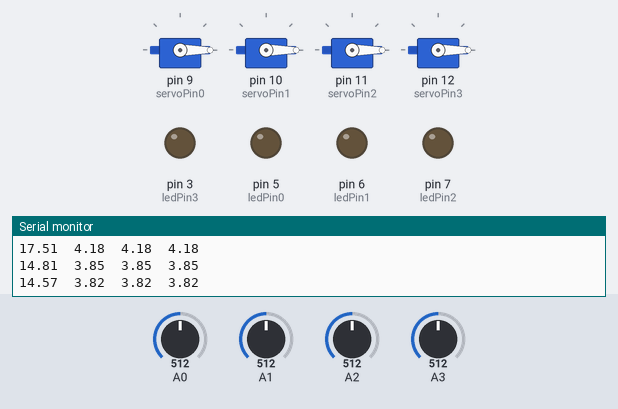
A sketch run on a simulated Arduino Uno, built with avr-gcc and run on an emulated ATmega328P. Parts: 4 × servo, output pins drawn as LEDs (lit = HIGH), the last lines printed to the serial monitor. The test bench sets the inputs (shaded band); at power-on: A0 = 512, A1 = 512, A2 = 512, A3 = 512.

Above: at 1.2 s.
1.3 s: A0 set to 310
At 1.8 s:
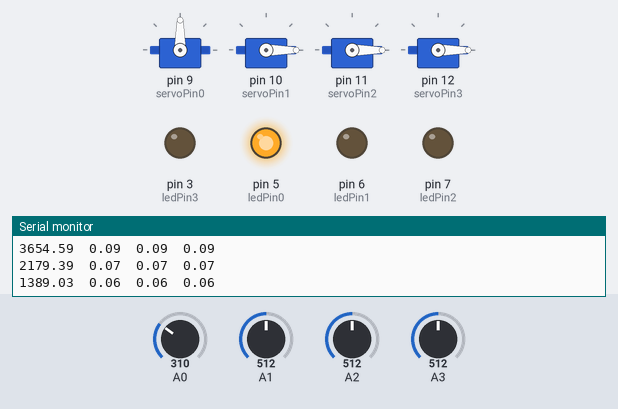
3.4 s: A0 set to 275
At 4.7 s:
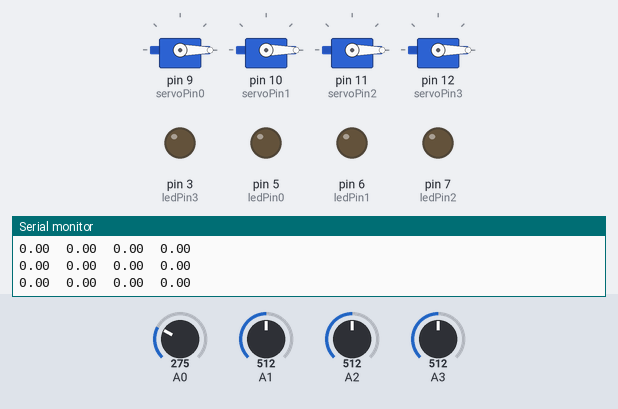
5.2 s: A1 set to 527
8.2 s: A2 set to 499
At 9.2 s:
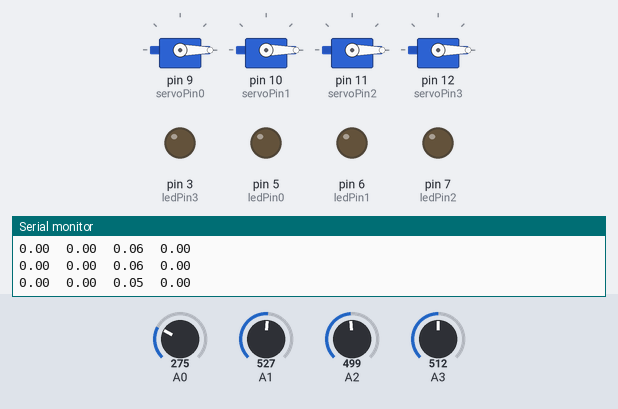
9.9 s: A3 set to 716
At 10.4 s:
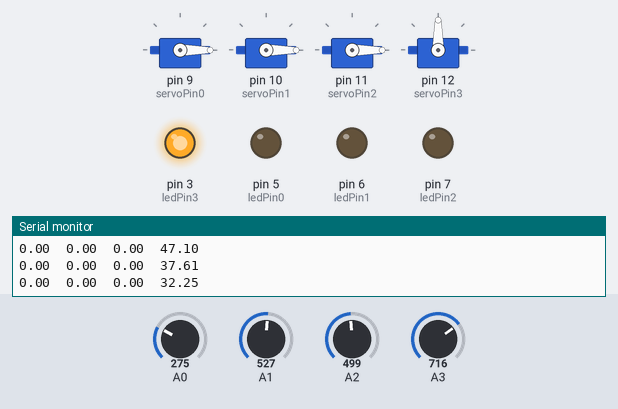
12.0 s: A1 set to 90
At 12.24 s:
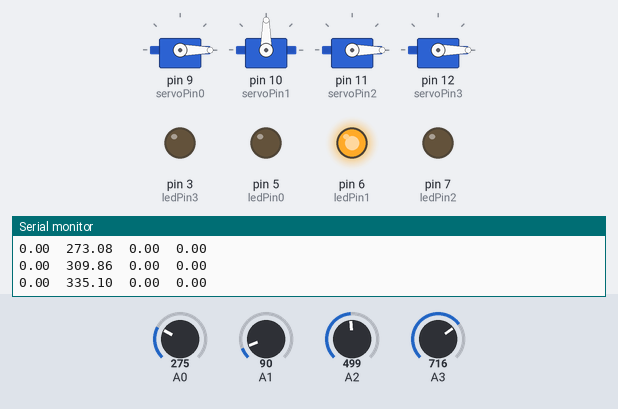
Timing chart, 0 to 14.9 s (numbered marks = the images above; inputs shaded):
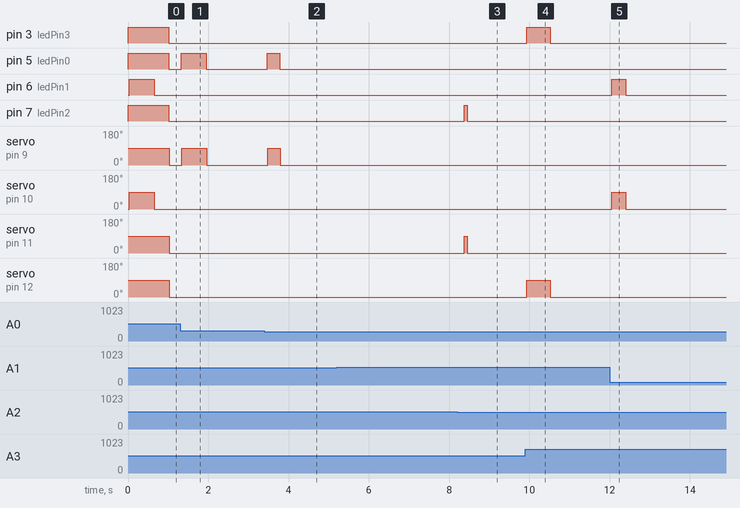

Measured:
- the behaviour switches between 294 and 293 on A0 (found by bisection; images 1 and 2)
- after the input at 1.3 s, pin 5 (ledPin0): LOW → HIGH at once, → LOW 0.63 s later; servo on pin 9 (servoPin0): 0° → 90° at once, → 0° 0.62 s later
- after the input at 3.4 s, pin 5 (ledPin0): LOW → HIGH after 0.07 s, → LOW 0.31 s later; servo on pin 9 (servoPin0): 0° → 90° after 0.08 s, → 0° 0.31 s later
- after the input at 8.2 s, pin 7 (ledPin2): LOW → HIGH after 0.18 s, → LOW 0.07 s later; servo on pin 11 (servoPin2): 0° → 90° after 0.18 s, → 0° 0.07 s later
- after the input at 9.9 s, pin 3 (ledPin3): LOW → HIGH at once, → LOW 0.58 s later; servo on pin 12 (servoPin3): 0° → 90° at once, → 0° 0.58 s later
- after the input at 12.0 s, pin 6 (ledPin1): LOW → HIGH after 0.05 s, → LOW 0.36 s later; servo on pin 10 (servoPin1): 0° → 90° after 0.05 s, → 0° 0.36 s later

The sketch:

4_working.ino
```cpp
#include <Servo.h> // Include the Servo library

const float a0 = 1.0;
const float a1 = -1.6114;
const float a2 = 0.7159;
const float b0 = 0.3580;
const float b1 = 0.0;
const float b2 = -0.3580;

float inputBuffer0[2] = {0.0, 0.0};
float outputBuffer0[2] = {0.0, 0.0};
float armaBuffer0[10] = {0.0};

float inputBuffer1[2] = {0.0, 0.0};
float outputBuffer1[2] = {0.0, 0.0};
float armaBuffer1[10] = {0.0};

float inputBuffer2[2] = {0.0, 0.0};
float outputBuffer2[2] = {0.0, 0.0};
float armaBuffer2[10] = {0.0};

float inputBuffer3[2] = {0.0, 0.0};
float outputBuffer3[2] = {0.0, 0.0};
float armaBuffer3[10] = {0.0};

const int ledPin0 = 5;
const int ledPin1 = 6;
const int ledPin2 = 7;
const int ledPin3 = 3;

const int servoPin0 = 9;
const int servoPin1 = 10;
const int servoPin2 = 11;
const int servoPin3 = 12;

const float threshold0 = 100;
const float threshold1 = 100;
const float threshold2 = 10;
const float threshold3 = 10;

Servo servo0;
Servo servo1;
Servo servo2;
Servo servo3;

void setup() {
  Serial.begin(9600);
  pinMode(ledPin0, OUTPUT);
  pinMode(ledPin1, OUTPUT);
  pinMode(ledPin2, OUTPUT);
  pinMode(ledPin3, OUTPUT);

  digitalWrite(ledPin0, LOW);
  digitalWrite(ledPin1, LOW);
  digitalWrite(ledPin2, LOW);
  digitalWrite(ledPin3, LOW);

  servo0.attach(servoPin0);
  servo1.attach(servoPin1);
  servo2.attach(servoPin2);
  servo3.attach(servoPin3);

  servo0.write(0);
  servo1.write(0);
  servo2.write(0);
  servo3.write(0);
}

void loop() {
  // === Signal 0 ===
  float inputSignal0 = analogRead(A0) + 256;
  float outputSignal0 = b0 * inputSignal0 + b1 * inputBuffer0[0] + b2 * inputBuffer0[1]
                        - a1 * outputBuffer0[0] - a2 * outputBuffer0[1];

  inputBuffer0[1] = inputBuffer0[0];
  inputBuffer0[0] = inputSignal0;

  outputBuffer0[1] = outputBuffer0[0];
  outputBuffer0[0] = outputSignal0;

  float armaAverage0 = updateARMA(armaBuffer0, fabs(outputSignal0));
  armaAverage0 *= armaAverage0;

  if (armaAverage0 > threshold0) {
    digitalWrite(ledPin0, HIGH);
    servo0.write(90);
  } else {
    digitalWrite(ledPin0, LOW);
    servo0.write(0);
  }

  // === Signal 1 ===
  float inputSignal1 = analogRead(A1) + 256;
  float outputSignal1 = b0 * inputSignal1 + b1 * inputBuffer1[0] + b2 * inputBuffer1[1]
                        - a1 * outputBuffer1[0] - a2 * outputBuffer1[1];

  inputBuffer1[1] = inputBuffer1[0];
  inputBuffer1[0] = inputSignal1;

  outputBuffer1[1] = outputBuffer1[0];
  outputBuffer1[0] = outputSignal1;

  float armaAverage1 = updateARMA(armaBuffer1, fabs(outputSignal1));

  if (armaAverage1 > threshold1) {
    digitalWrite(ledPin1, HIGH);
    servo1.write(90);
  } else {
    digitalWrite(ledPin1, LOW);
    servo1.write(0);
  }

  // === Signal 2 ===
  float inputSignal2 = analogRead(A2) + 256;
  float outputSignal2 = b0 * inputSignal2 + b1 * inputBuffer2[0] + b2 * inputBuffer2[1]
                        - a1 * outputBuffer2[0] - a2 * outputBuffer2[1];

  inputBuffer2[1] = inputBuffer2[0];
  inputBuffer2[0] = inputSignal2;

  outputBuffer2[1] = outputBuffer2[0];
  outputBuffer2[0] = outputSignal2;

  float armaAverage2 = updateARMA(armaBuffer2, fabs(outputSignal2));

  if (armaAverage2 > threshold2) {
    digitalWrite(ledPin2, HIGH);
    servo2.write(90);
  } else {
    digitalWrite(ledPin2, LOW);
    servo2.write(0);
  }

  // === Signal 3 ===
  float inputSignal3 = analogRead(A3) + 256;
  float outputSignal3 = b0 * inputSignal3 + b1 * inputBuffer3[0] + b2 * inputBuffer3[1]
                        - a1 * outputBuffer3[0] - a2 * outputBuffer3[1];

  inputBuffer3[1] = inputBuffer3[0];
  inputBuffer3[0] = inputSignal3;

  outputBuffer3[1] = outputBuffer3[0];
  outputBuffer3[0] = outputSignal3;

  float armaAverage3 = updateARMA(armaBuffer3, fabs(outputSignal3));

  if (armaAverage3 > threshold3) {
    digitalWrite(ledPin3, HIGH);
    servo3.write(90);
  } else {
    digitalWrite(ledPin3, LOW);
    servo3.write(0);
  }

  Serial.print(armaAverage0);
  Serial.print("\t");
  Serial.print(armaAverage1);
  Serial.print("\t");
  Serial.print(armaAverage2);
  Serial.print("\t");
  Serial.println(armaAverage3);

  delay(10); // Sampling rate ~1000 Hz
}

// Function to update ARMA moving average
float updateARMA(float buffer[], float newValue) {
  for (int i = 9; i > 0; i--) {
    buffer[i] = buffer[i - 1];
  }
  buffer[0] = newValue;

  float average = 0.0;
  for (int i = 0; i < 10; i++) {
    average += buffer[i];
  }
  return average / 10.0;
}
```
